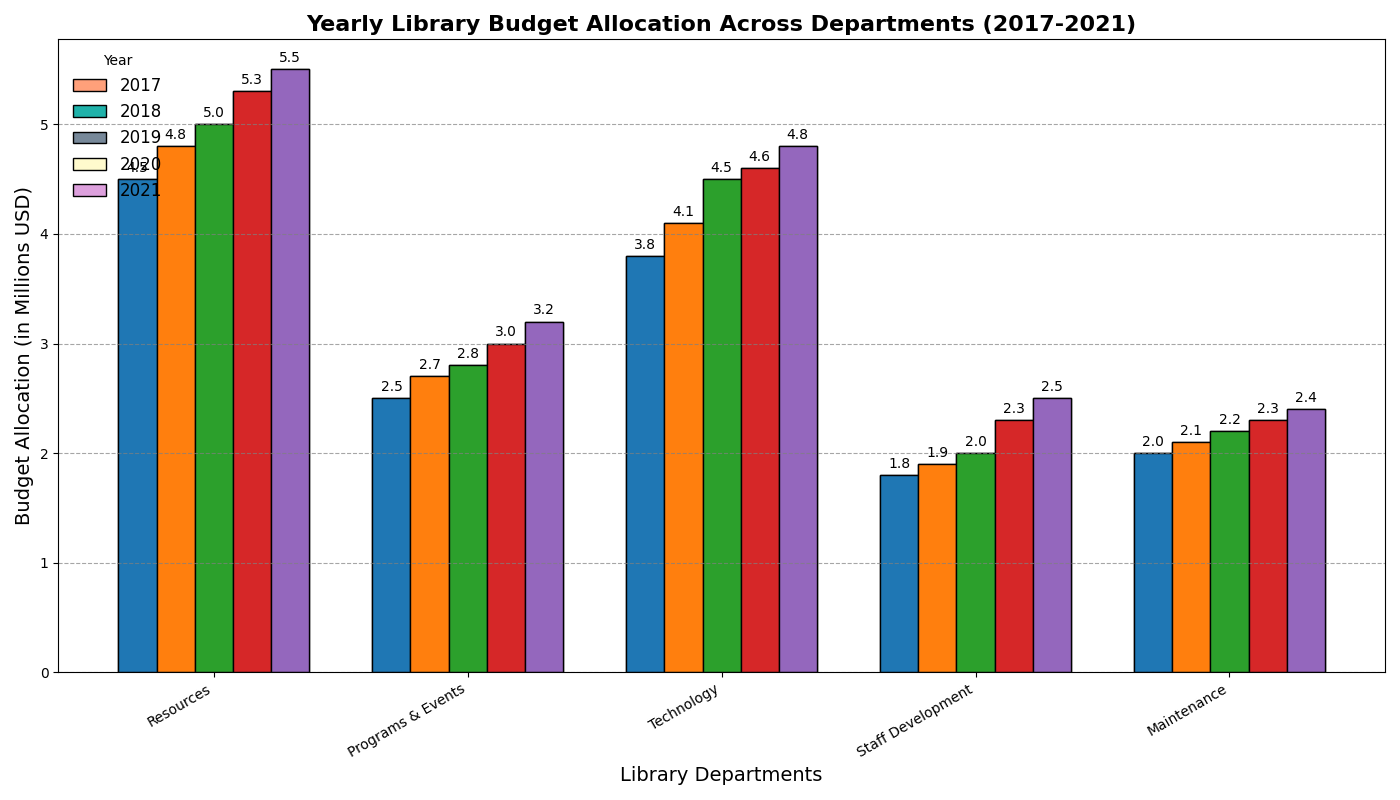

Python code for this plot:
import matplotlib.pyplot as plt
import numpy as np

departments = ['Resources', 'Programs & Events', 'Technology', 'Staff Development', 'Maintenance']
budget_2017 = [4.5, 2.5, 3.8, 1.8, 2.0]
budget_2018 = [4.8, 2.7, 4.1, 1.9, 2.1]
budget_2019 = [5.0, 2.8, 4.5, 2.0, 2.2]
budget_2020 = [5.3, 3.0, 4.6, 2.3, 2.3]
budget_2021 = [5.5, 3.2, 4.8, 2.5, 2.4]

data = np.array([budget_2017, budget_2018, budget_2019, budget_2020, budget_2021])
years = ['2017', '2018', '2019', '2020', '2021']

fig, ax = plt.subplots(figsize=(14, 8))
x = np.arange(len(departments))
width = 0.15 

# Randomly altered stylistic elements: line styles, marker types, grid styles
marker_styles = ['o', 'v', '^', '<', '>']  # Circle, triangle down, triangle up, triangle left, triangle right
line_styles = ['-', '--', '-.', ':', '-']  # Solid, dashed, dash-dot, dotted, solid
bar_colors = ['#FFA07A', '#20B2AA', '#778899', '#FFFACD', '#DDA0DD']  # Coral, Light Sea Green, Light Slate Gray, Lemon Chiffon, Plum

for i, year in enumerate(years):
    ax.bar(x + (i - 2) * width, data[i], width, label=year, edgecolor='black', color=bar_colors[i])

ax.set_xlabel('Library Departments', fontsize=14)
ax.set_ylabel('Budget Allocation (in Millions USD)', fontsize=14)
ax.set_title('Yearly Library Budget Allocation Across Departments (2017-2021)', fontsize=16, fontweight='bold')
ax.set_xticks(x)
ax.set_xticklabels(departments, rotation=30, ha='right')
ax.legend(title='Year', frameon=False, fontsize=12, loc='upper left')  # Randomly change legend location and frame

ax.yaxis.grid(True, linestyle='--', alpha=0.7, color='gray')  # Set grid color

def annotate_bars(rects, data_values):
    for i, rect in enumerate(rects):
        for j, bar in enumerate(rect):
            height = data_values[i][j]
            ax.annotate(f'{height:.1f}', 
                        xy=(bar.get_x() + bar.get_width() / 2, height),
                        xytext=(0, 3),
                        textcoords="offset points",
                        ha='center', va='bottom', fontsize=10, color='black')

rects_list = [ax.bar(x + (i - 2) * width, data[i], width, edgecolor='black') for i in range(len(years))]
annotate_bars(rects_list, data)

plt.tight_layout()
plt.show()
